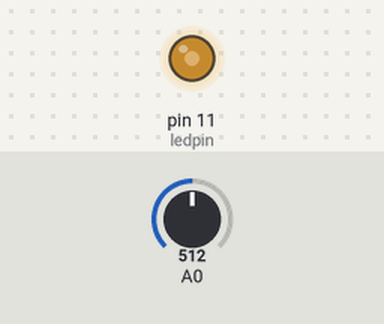
The sketch below on a simulated Arduino Uno, built with avr-gcc and run on an emulated ATmega328P. Shown: output pins drawn as LEDs (lit = HIGH). The inputs (shaded band) are chosen by the test bench; at power-on: A0 = 512.

Above: at 1.2 s.
1.3 s: A0 set to 716
At 2.2 s:
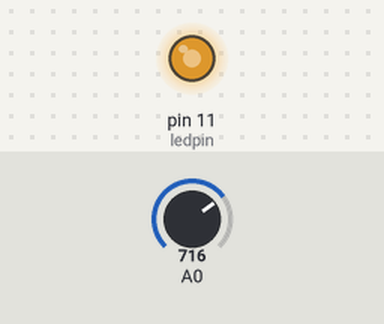
2.8 s: A0 set to 900
At 3.4 s:
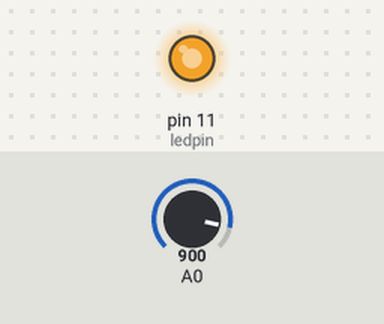
4.3 s: A0 set to 122
At 4.6 s:
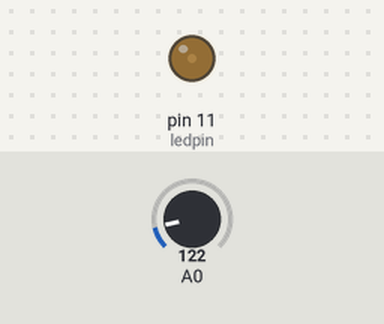
5.8 s: A0 set to 0
At 7.0 s:
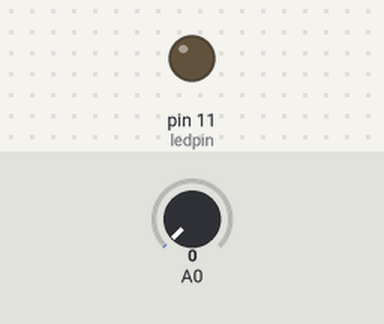
Timing chart, 0 to 8.3 s (numbered marks = the images above; inputs shaded):
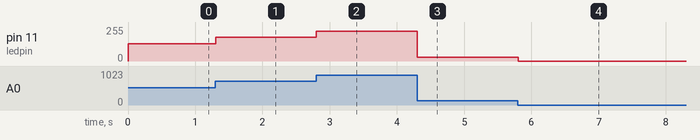

Measured:
- after the input at 1.3 s, pin 11 (ledpin): 128/255 → 179/255 at once
- after the input at 2.8 s, pin 11 (ledpin): 179/255 → 225/255 at once
- after the input at 4.3 s, pin 11 (ledpin): 225/255 → 30/255 at once
- after the input at 5.8 s, pin 11 (ledpin): 30/255 → 0/255 at once

The sketch:

probando_fotoresistencia.ino
```cpp
 int val;
 int ledpin=11;

void setup() {
 pinMode (ledpin, OUTPUT);

}

void loop() {
  val=analogRead(A0);
  val=val/4;
  analogWrite(ledpin,val);
  delay(100);

}
```
